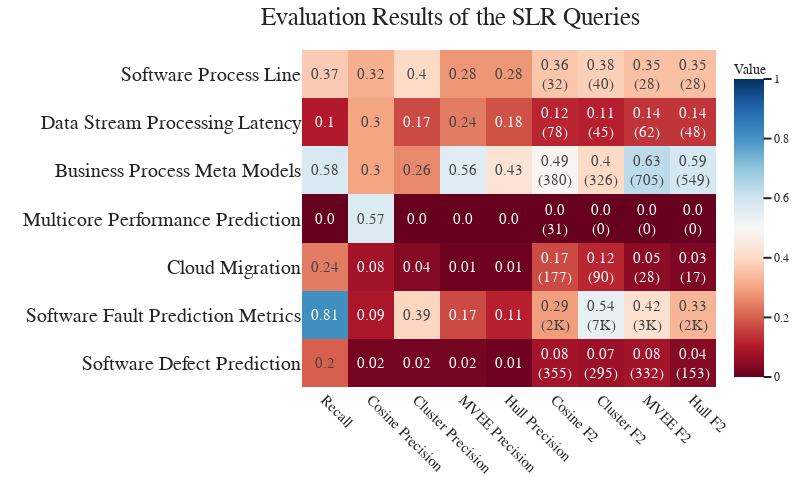

The cell this chart's notebook holds for it:
### Code cell
q_type = "SLR"
temp = plt_df[plt_df["Index"] == q_type].round(2).drop(["Query", "Index"], axis=1)
heatmap_color = np.array(
    [temp[clm].values for clm in temp.columns if "Relevant" in clm]
).T
heatmap_color = np.array([[f"<br>({str(human_format(val))})" for val in row] for row in heatmap_color], dtype="U32")

temp.index = temp["Topic"]
temp = temp[
    [
        "Recall",
        "Cosine Precision",
        "Cluster Precision",
        "MVEE Precision",
        "Hull Precision",
        "Cosine F2",
        "Cluster F2",
        "MVEE F2",
        "Hull F2",
    ]
]
customdata = np.array(temp.values, dtype="U32")
customdata[:, -4:] = np.char.add(customdata[:, -4:], heatmap_color)
fig = px.imshow(
    temp,
    title=f"Evaluation Results of the {q_type} Queries",
    labels=dict(x="Metric", y="Topic", color="Value"),
    aspect="auto",
    color_continuous_scale="RdBu",zmin=0, zmax=1
)
fig.data[0].text = customdata
fig.data[0].texttemplate = "%{text}"
fig.update_layout(**PLOT_CONFIGS)
fig.update_layout(
    yaxis_tickfont_size=20,
    title_x=0.8,
    margin={"t": 50, "b": 0, "r": 0, "l": 0},
)
fig.update_traces(textfont_size=15)
fig.show()
pio.write_image(
    fig, f"LitQEval-report/pics/{q_type.lower()}_results.pdf", width=1100, height=800
)

### Figure 1 — Plotly figure (JSON) as saved in the notebook; plotly's stock layout.template omitted (floating-point values rounded to 4 significant figures)
{"data": [{"coloraxis": "coloraxis", "hovertemplate": "Metric: %{x}<br>Topic: %{y}<br>Value: %{z}<extra></extra>", "name": "0", "text": [["0.37", "0.32", "0.4", "0.28", "0.28", "0.36<br>(32)", "0.38<br>(40)", "0.35<br>(28)", "0.35<br>(28)"], ["0.1", "0.3", "0.17", "0.24", "0.18", "0.12<br>(78)", "0.11<br>(45)", "0.14<br>(62)", "0.14<br>(48)"], ["0.58", "0.3", "0.26", "0.56", "0.43", "0.49<br>(380)", "0.4<br>(326)", "0.63<br>(705)", "0.59<br>(549)"], ["0.0", "0.57", "0.0", "0.0", "0.0", "0.0<br>(31)", "0.0<br>(0)", "0.0<br>(0)", "0.0<br>(0)"], ["0.24", "0.08", "0.04", "0.01", "0.01", "0.17<br>(177)", "0.12<br>(90)", "0.05<br>(28)", "0.03<br>(17)"], ["0.81", "0.09", "0.39", "0.17", "0.11", "0.29<br>(2K)", "0.54<br>(7K)", "0.42<br>(3K)", "0.33<br>(2K)"], ["0.2", "0.02", "0.02", "0.02", "0.01", "0.08<br>(355)", "0.07<br>(295)", "0.08<br>(332)", "0.04<br>(153)"]], "textfont": {"size": 15}, "texttemplate": "%{text}", "type": "heatmap", "x": ["Recall", "Cosine Precision", "Cluster Precision", "MVEE Precision", "Hull Precision", "Cosine F2", "Cluster F2", "MVEE F2", "Hull F2"], "xaxis": "x", "y": ["Software Process Line", "Data Stream Processing Latency", "Business Process Meta Models", "Multicore Performance Prediction", "Cloud Migration", "Software Fault Prediction Metrics", "Software Defect Prediction"], "yaxis": "y", "z": [[0.37, 0.32, 0.4, 0.28, 0.28, 0.36, 0.38, 0.35, 0.35], [0.1, 0.3, 0.17, 0.24, 0.18, 0.12, 0.11, 0.14, 0.14], [0.58, 0.3, 0.26, 0.56, 0.43, 0.49, 0.4, 0.63, 0.59], [0, 0.57, 0, 0, 0, 0, 0, 0, 0], [0.24, 0.08, 0.04, 0.01, 0.01, 0.17, 0.12, 0.05, 0.03], [0.81, 0.09, 0.39, 0.17, 0.11, 0.29, 0.54, 0.42, 0.33], [0.2, 0.02, 0.02, 0.02, 0.01, 0.08, 0.07, 0.08, 0.04]]}], "layout": {"coloraxis": {"cmax": 1, "cmin": 0, "colorbar": {"title": {"text": "Value"}}, "colorscale": [[0, "rgb(103,0,31)"], [0.1, "rgb(178,24,43)"], [0.2, "rgb(214,96,77)"], [0.3, "rgb(244,165,130)"], [0.4, "rgb(253,219,199)"], [0.5, "rgb(247,247,247)"], [0.6, "rgb(209,229,240)"], [0.7, "rgb(146,197,222)"], [0.8, "rgb(67,147,195)"], [0.9, "rgb(33,102,172)"], [1, "rgb(5,48,97)"]]}, "font": {"family": "Modern Computer"}, "height": 500, "legend": {"font": {"size": 20}, "orientation": "h", "title": {"text": ""}, "x": 0.5, "xanchor": "center", "y": -0.6, "yanchor": "bottom"}, "margin": {"b": 0, "l": 0, "r": 0, "t": 50}, "showlegend": true, "title": {"font": {"family": "Modern Computer", "size": 25}, "text": "Evaluation Results of the SLR Queries", "x": 0.8}, "width": 800, "xaxis": {"anchor": "y", "domain": [0, 1], "tickangle": 45, "tickfont": {"size": 15}, "title": {"font": {"size": 12}, "text": ""}}, "yaxis": {"anchor": "x", "autorange": "reversed", "domain": [0, 1], "tickfont": {"size": 20}, "title": {"font": {"size": 12}, "text": ""}}}}
